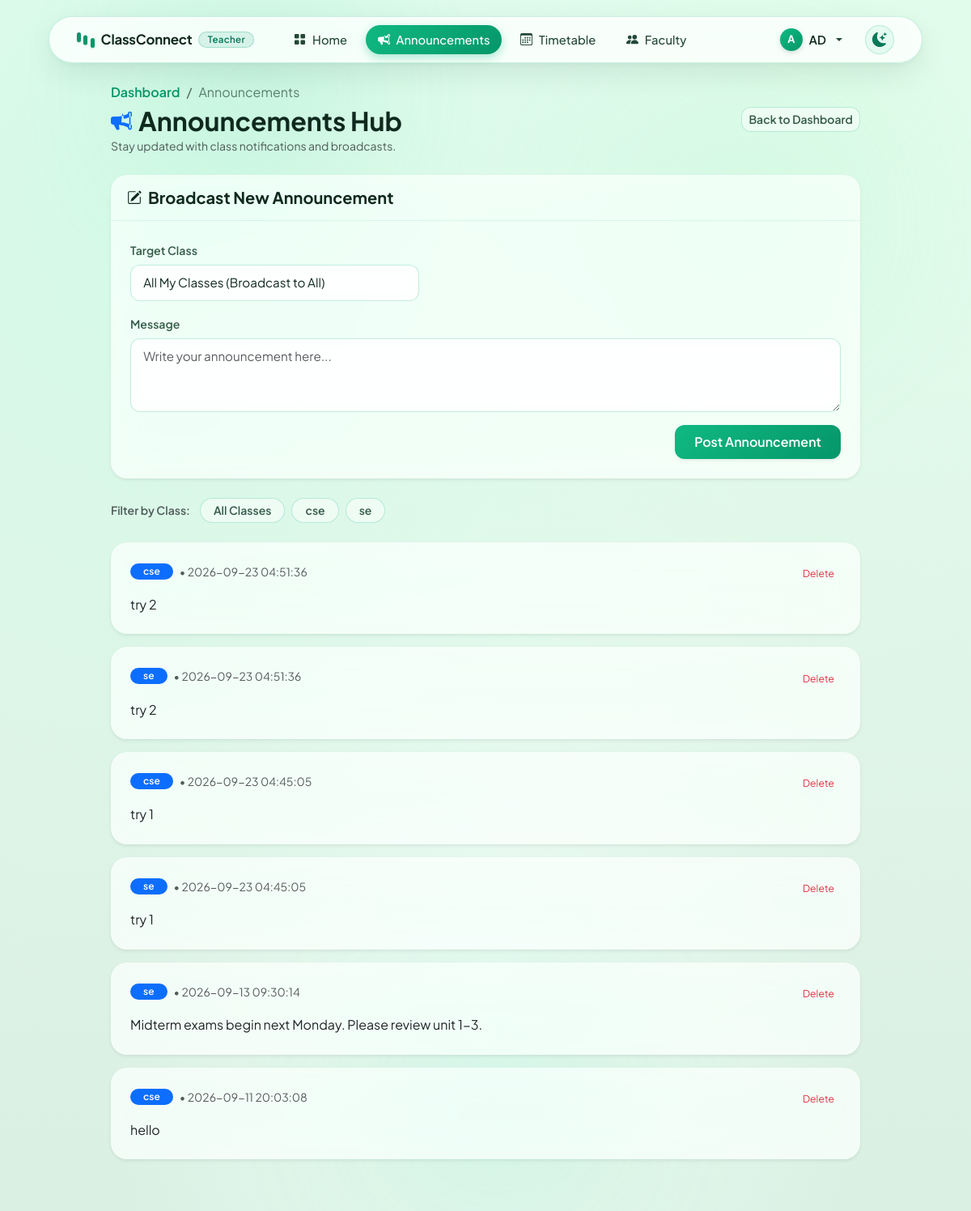
/announcements?class_id=3 (signed in), run on the app's committed database.
### tables this page shows
CREATE TABLE classes (
    id INTEGER PRIMARY KEY AUTOINCREMENT,
    name TEXT NOT NULL,
    teacher_id INTEGER NOT NULL,
    join_code TEXT NOT NULL UNIQUE, subject TEXT, semester TEXT, academic_year TEXT, created_at TEXT, section TEXT, room TEXT,
    FOREIGN KEY(teacher_id) REFERENCES users(id)
);

CREATE TABLE announcements (
    id INTEGER PRIMARY KEY AUTOINCREMENT,
    class_id INTEGER NOT NULL,
    text TEXT NOT NULL,
    timestamp DATETIME DEFAULT CURRENT_TIMESTAMP,
    FOREIGN KEY(class_id) REFERENCES classes(id)
);

### app.py (the view, shortened to what this page needs)
@app.route("/announcements", methods=["GET", "POST"])
@login_required
def announcements_feed():
    user_id = session["user_id"]
    role = session["role"]
    if role == "teacher":
        user_classes = db.execute("SELECT * FROM classes WHERE teacher_id = ? ORDER BY name ASC", user_id)
    else:
        user_classes = db.execute("SELECT classes.* FROM classes JOIN enrollments ON classes.id = enrollments.class_id WHERE enrollments.student_id = ? ORDER BY classes.name ASC", user_id)
    class_ids = [c["id"] for c in user_classes]
    if request.method == "POST":
        if role != "teacher":
            flash("Only teachers can post announcements.", "danger")
            return redirect(url_for('announcements_feed'))
        target_class_id = request.form.get("class_id")
        text = request.form.get("text", "").strip()
        if not text:
            flash("Announcement text cannot be empty.", "warning")
            return redirect(url_for('announcements_feed'))
        if target_class_id == "all":
            for c in user_classes:
                db.execute("INSERT INTO announcements (class_id, text) VALUES (?, ?)", c["id"], text)
            flash(f"Announcement posted to all {len(user_classes)} classes!", "success")
        else:
            try:
                cid = int(target_class_id)
                owned = [c for c in user_classes if c["id"] == cid]
                if owned:
                    db.execute("INSERT INTO announcements (class_id, text) VALUES (?, ?)", cid, text)
                    flash(f"Announcement posted to {owned[0]['name']}.", "success")
            except (ValueError, TypeError):
                flash("Invalid class selected.", "warning")
        return redirect(url_for('announcements_feed'))
    else:
        filter_class = request.args.get("class_id")
        if not class_ids:
            all_announcements = []
        else:
            placeholders = ",".join("?" for _ in class_ids)
            all_announcements = db.execute(
                f"SELECT announcements.*, classes.name AS class_name "
                f"FROM announcements JOIN classes ON announcements.class_id = classes.id "
                f"WHERE announcements.class_id IN ({placeholders}) "
                f"ORDER BY announcements.timestamp DESC",
                *class_ids
            )
        return render_template("announcements.html", announcements=all_announcements, classes=user_classes, selected_class=filter_class or "all")

### app.py (called while the page is built)
@app.after_request
def after_request(response):
    response.headers["Cache-Control"] = "no-cache, no-store, must-revalidate"
    response.headers["Expires"] = 0
    response.headers["Pragma"] = "no-cache"
    return response

def login_required(f):
    @wraps(f)
    def decorated_function(*args, **kwargs):
        if session.get("user_id") is None:
            return redirect("/login")
        return f(*args, **kwargs)
    return decorated_function

### templates/announcements.html (shortened to what this page needs)
{% extends "layout.html" %}
{% block content %}
<div class="row justify-content-center">
    <div class="col-lg-10">
        <div class="d-flex flex-wrap justify-content-between align-items-center mb-4 gap-2">
            <div>
                <nav aria-label="breadcrumb">
                    <ol class="breadcrumb mb-1">
                        <li class="breadcrumb-item"><a href="/" class="text-decoration-none">Dashboard</a></li>
                        <li class="breadcrumb-item active" aria-current="page">Announcements</li>
                    </ol>
                </nav>
                <h2 class="mb-0 fw-bold d-flex align-items-center gap-2">
                    Announcements Hub
                </h2>
                <small class="text-muted">Stay updated with class notifications and broadcasts.</small>
            </div>
            <div>
                <a href="/" class="btn btn-outline-secondary btn-sm">Back to Dashboard</a>
            </div>
        </div>
        {% if session.role == 'teacher' and classes %}
        <div class="card shadow-sm border-0 mb-4">
            <div class="card-header bg-white py-3 border-bottom">
                <h5 class="mb-0 fw-bold d-flex align-items-center gap-2">
                    Broadcast New Announcement
                </h5>
            </div>
            <div class="card-body p-4">
                <form action="/announcements" method="post">
                    <div class="row g-3 mb-3">
                        <div class="col-md-5">
                            <label for="target_class" class="form-label fw-semibold">Target Class</label>
                            <select class="form-select" id="target_class" name="class_id" required>
                                <option value="all">All My Classes (Broadcast to All)</option>
                            </select>
                        </div>
                    </div>
                    <div class="mb-3">
                        <label for="announcement_text" class="form-label fw-semibold">Message</label>
                        <textarea class="form-control" id="announcement_text" name="text" rows="3"
                            placeholder="Write your announcement here..." required></textarea>
                    </div>
                    <div class="text-end">
                        <button type="submit" class="btn btn-primary px-4 fw-semibold shadow-sm">Post
                            Announcement</button>
                    </div>
                </form>
            </div>
        </div>
        {% endif %}
        {% if classes %}
        <div class="d-flex flex-wrap gap-2 align-items-center mb-4">
            <span class="fw-semibold text-muted me-1"><small>Filter by Class:</small></span>
            <a href="/announcements"
                class="btn btn-sm {% if selected_class == 'all' %}btn-primary text-white{% else %}btn-outline-secondary{% endif %} rounded-pill px-3">
                All Classes
            </a>
            {% for c in classes %}
            <a href="/announcements?class_id={{ c.id }}"
                class="btn btn-sm {% if selected_class|string == c.id|string %}btn-primary text-white{% else %}btn-outline-secondary{% endif %} rounded-pill px-3">
                {{ c.name }}
            </a>
            {% endfor %}
        </div>
        {% endif %}
        <div class="announcements-timeline">
            {% for a in announcements %}
            <div class="card shadow-sm border-0 mb-3 hover-shadow transition">
                <div class="card-body p-4">
                    <div class="d-flex flex-wrap justify-content-between align-items-center mb-3 gap-2">
                        <div class="d-flex align-items-center gap-2">
                            <span class="badge bg-primary px-3 py-1 rounded-pill fw-semibold">{{ a.class_name }}</span>
                            <span class="text-muted"><small>&bull; {{ a.timestamp }}</small></span>
                        </div>
                        {% if session.role == 'teacher' %}
                        <form action="/announcement/{{ a.id }}/delete" method="post"
                            onsubmit="return confirm('Are you sure you want to delete this announcement?');"
                            class="m-0">
                            <button type="submit" class="btn btn-outline-danger btn-sm border-0 py-0 px-2"
                                title="Delete Announcement">
                                <small>Delete</small>
                            </button>
                        </form>
                        {% endif %}
                    </div>
                    <p class="mb-0 fs-6 text-body" style="white-space: pre-line; line-height: 1.6;">{{ a.text }}</p>
                </div>
            </div>
            {% endfor %}
        </div>
    </div>
</div>
{% endblock %}

### static/css/style.css (style rules this page uses)
:root { --primary-emerald: #059669; --primary-emerald-hover: #047857; --primary-emerald-light: #10b981; --primary-emerald-glow: rgba(16, 185, 129, 0.35); --accent-mint: #34d399; --accent-sage: #6ee7b7; --accent-tint: rgba(16, 185, 129, 0.12); --bg-page-light: #eaf6ee; --bg-page-gradient: radial-gradient(at 15% 15%, rgba(209, 250, 229, 0.85) 0px, transparent 55%), radial-gradient(at 85% 10%, rgba(220, 252, 231, 0.9) 0px, transparent 50%), radial-gradient(at 50% 85%, rgba(236, 253, 245, 0.8) 0px, transparent 55%), linear-gradient(180deg, #ecfbf2 0%, #e2f4e9 50%, #daf0e3 100%); --glass-card-bg: rgba(255, 255, 255, 0.72); --glass-card-border: rgba(255, 255, 255, 0.85); --glass-card-border-alt: rgba(16, 185, 129, 0.18); --glass-shadow: 0 12px 36px -6px rgba(16, 55, 36, 0.08), 0 2px 6px rgba(0, 0, 0, 0.02); --glass-inner-highlight: inset 0 1px 1px 0 rgba(255, 255, 255, 0.95); --glass-blur: blur(20px) saturate(180%); --text-primary: #0f291e; --text-secondary: #355a4a; --text-muted: #5c7e70; --capsule-nav-bg: rgba(255, 255, 255, 0.84); --capsule-nav-border: rgba(16, 185, 129, 0.22); --capsule-nav-shadow: 0 14px 38px -6px rgba(16, 55, 36, 0.12), 0 2px 8px rgba(0, 0, 0, 0.04), inset 0 1px 1px 0 rgba(255, 255, 255, 0.95); --capsule-brand-color: #0f291e; --capsule-bar-bg: #059669; --capsule-role-bg: rgba(5, 150, 105, 0.12); --capsule-role-border: rgba(5, 150, 105, 0.25); --capsule-role-color: #047857; --capsule-link-color: #244837; --capsule-link-hover-color: #047857; --capsule-link-hover-bg: rgba(16, 185, 129, 0.12); --capsule-btn-light-bg: rgba(16, 185, 129, 0.08); --capsule-btn-light-color: #0f291e; --capsule-btn-light-border: rgba(16, 185, 129, 0.22); --capsule-toggle-bg: rgba(16, 185, 129, 0.08); --capsule-toggle-border: rgba(16, 185, 129, 0.22); --capsule-toggle-color: #047857; --capsule-mobile-collapse-bg: rgba(255, 255, 255, 0.96); --capsule-mobile-collapse-border: rgba(16, 185, 129, 0.2); --transition-smooth: all 0.28s cubic-bezier(0.16, 1, 0.3, 1); }
body.apple-glass-theme { background: var(--bg-page-gradient); background-color: var(--bg-page-light); background-attachment: fixed; color: var(--text-primary); font-family: 'Plus Jakarta Sans', 'Inter', -apple-system, BlinkMacSystemFont, "Segoe UI", Roboto, sans-serif; min-height: 100vh; margin: 0; padding: 0; -webkit-font-smoothing: antialiased; -moz-osx-font-smoothing: grayscale; transition: background var(--transition-smooth), color var(--transition-smooth); position: relative; overflow-x: hidden; }
.card { background: var(--glass-card-bg); backdrop-filter: var(--glass-blur); -webkit-backdrop-filter: var(--glass-blur); border: 1px solid var(--glass-card-border); border-radius: 20px; box-shadow: var(--glass-shadow), var(--glass-inner-highlight); transition: var(--transition-smooth); color: var(--text-primary); }
.card-header { background: transparent !important; border-bottom: 1px solid rgba(16, 185, 129, 0.12) !important; padding: 1rem 1.25rem; font-weight: 700; }
.form-control, .form-select { background: rgba(255, 255, 255, 0.7) !important; backdrop-filter: blur(12px); border: 1px solid rgba(16, 185, 129, 0.25); border-radius: 12px; color: var(--text-primary) !important; padding: 0.65rem 0.95rem; font-size: 0.95rem; transition: var(--transition-smooth); }
.form-label { font-weight: 600; font-size: 0.88rem; color: var(--text-secondary); margin-bottom: 0.4rem; }
.btn-primary { background: linear-gradient(135deg, #10b981, #059669); border: none; color: #ffffff; border-radius: 12px; font-weight: 600; padding: 0.55rem 1.25rem; box-shadow: 0 4px 14px var(--primary-emerald-glow); transition: var(--transition-smooth); }
.btn-secondary, .btn-outline-secondary { background: rgba(255, 255, 255, 0.5); border: 1px solid rgba(16, 185, 129, 0.25); color: var(--text-secondary) !important; border-radius: 12px; font-weight: 600; backdrop-filter: blur(10px); transition: var(--transition-smooth); }
.breadcrumb-item a { color: var(--primary-emerald); font-weight: 600; }
.breadcrumb-item.active { color: var(--text-muted); }

### data on the page
classes: name "cse"
classes: name "se"
announcements: class_name "cse", timestamp "2026-09-23 04:51:36", text "try 2"
announcements: class_name "se", timestamp "2026-09-23 04:51:36", text "try 2"
announcements: class_name "cse", timestamp "2026-09-23 04:45:05", text "try 1"
announcements: class_name "se", timestamp "2026-09-23 04:45:05", text "try 1"
announcements: class_name "se", timestamp "2026-09-13 09:30:14", text "Midterm exams begin next Monday. Please review unit 1-3."
announcements: class_name "cse", timestamp "2026-09-11 20:03:08", text "hello"

### other printed values
{{ session.get('role') }} "Teacher"
{{ session.get('username')[0]|upper }} "A"
{{ session.get('username') }} "AD"
